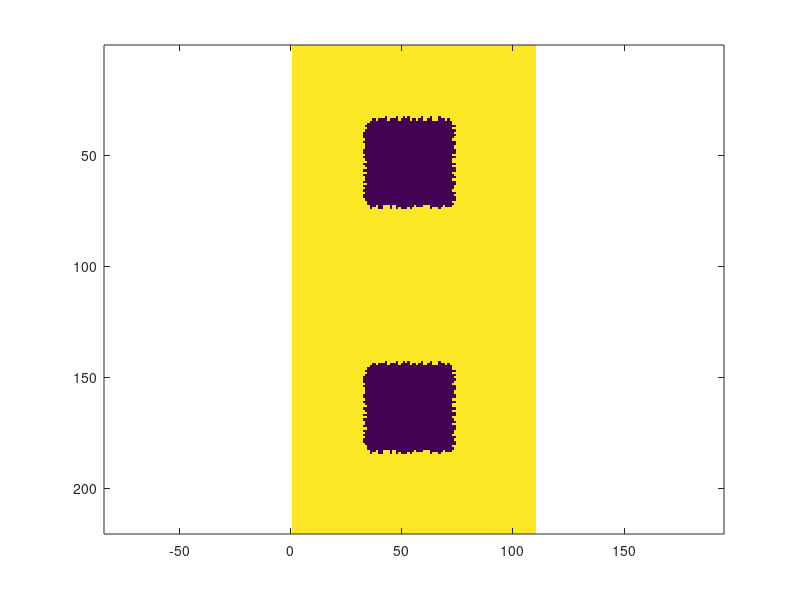

Write MATLAB code to recreate this figure.
clear all; clc;
% generate rough nanomesh input for 2D FDTD
% Define the maximum range
Lx = 600e-9;
Ly = 600e-9;
Lz = 145e-9;
Dp = 200e-9;
dx = 5.43e-9;
NX = round(Lx / dx);
NY = round(Lx / dx);
Nz = round(Lz / dx);
% define the pore size
nx = round(Dp / dx);
ny = round(Dp / dx);
% define roughness level in the pore
nr = 3;
CX = (NX-1) / 2;
CY = (NY-1) / 2;
GEO = zeros(2*NX,NY,Nz+2);
for k = 2:Nz+1
    rho = ones(NX,NY);
    R = ones(nx, ny);
    % four sides
    Rxm = nr*rand(1,ny);
    Rxp = nr*rand(1,ny);
    Rym = nr*rand(nx,1);
    Ryp = nr*rand(nx,1);
    XM = zeros(nr,ny);
    XP = zeros(nr,ny);
    YM = zeros(nx, nr);
    YP = zeros(nx, nr);
    C = zeros(nr,nr);   % corner matrix
    for j = 1:ny
        nxm = Rxm(j);
        nxp = Rxp(j);
        for i = 1: nxm
            XM(i,j) = 1;
        end
        for i = 1: nxp
            XP(i,j) = 1;
        end
    end
    
    for i = 1: nx
        nym = Rym(i);
        nyp = Ryp(i);     
        for j = 1:nym
            YM(i,j) = 1;
        end
        for j = 1:nyp
            YP(i,j) = 1;
        end
    end
    
    XM = 1 - XM;
    YM = 1 - YM;
    YM = [C;YM;C];
    YP = [C;YP;C];
    R = [XM;R;XP];
    R = [YM R YP];
    ixstart = round(CX - nr - 0.5*nx);
    ixend = ixstart + 2*nr + nx - 1;
    iystart = round(CY - nr - 0.5*ny);
    iyend = iystart + 2*nr + ny - 1;
    rho(ixstart:ixend, iystart:iyend) = rho(ixstart:ixend, iystart:iyend)-R;
    rho = [rho;rho];
    imagesc(rho);
    axis equal
    GEO(:,:,k) = rho;
end
fp = fopen('RNM.in','a+');
fprintf(fp,'%d %d %d\n', 2*NX, NY, Nz+2);
fclose(fp);

for k = 1:Nz+2
    geo = GEO(:,:,k);
    save('RNM.in','geo','-ascii','-append');
end